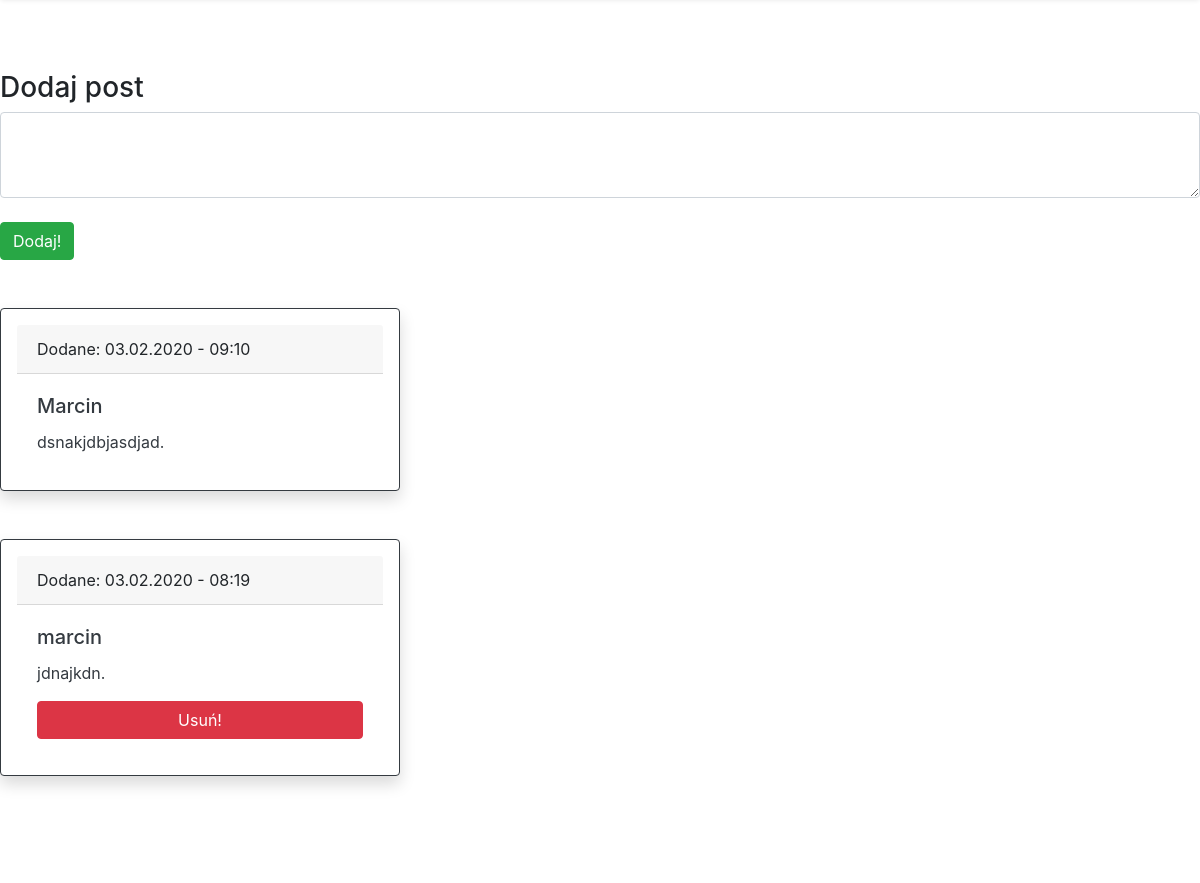
The page /loggedin/ (signed in, middle part) on the database as committed earlier.
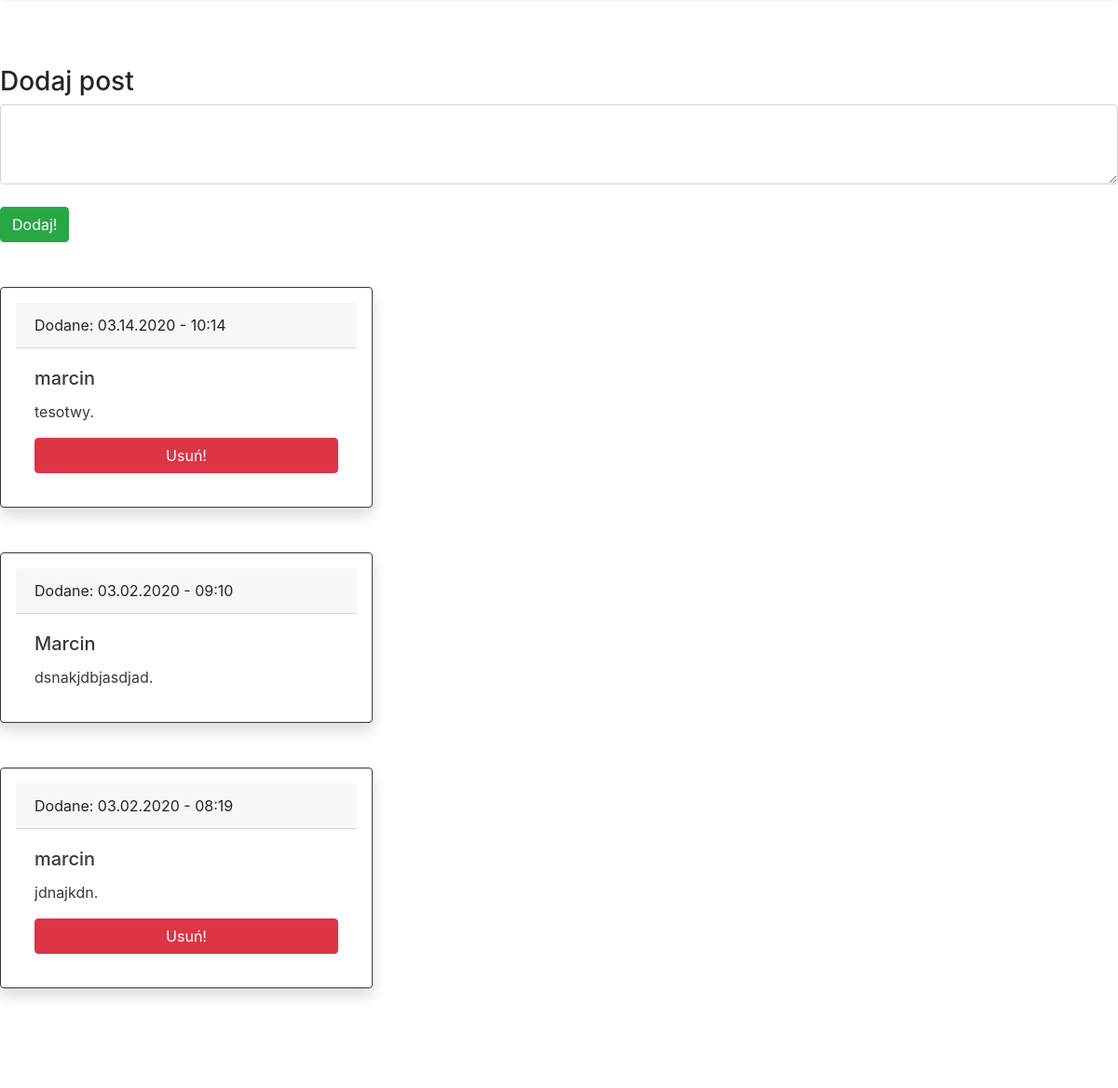
The same page on the database as committed later.
### logged/models.py (models this page shows, shortened)
class Post(models.Model):
    author = models.CharField(max_length=256, default='None')
    text = models.TextField()
    date = models.DateTimeField(auto_now_add=True)

### Authentication/views.py (the view, shortened to what this page needs)
# urls.py: path('loggedin/', Logedin, name='logedin'),
@login_required
def Logedin(request):
    if request.method == 'GET':
        families = Family.objects.filter()
        my_families = [] # families that I belong to
        events = Event.objects.all()# all database events
        members_of_my_families = []
        events_in_my_families = []
        for family in families:
            for member in family.members.all():
                if str(member) == str(request.user.username):
                    my_families.append(family)
        for family in my_families:
            for member in family.members.all():
                members_of_my_families.append(member.member)
        members_of_my_families = list(dict.fromkeys(members_of_my_families))
        for event in events:
            if event.author in members_of_my_families:
                events_in_my_families.append(event)
        events_in_my_families = list(dict.fromkeys(events_in_my_families))
        for event_in_family in events_in_my_families:
            if event_in_family.month < datetime.datetime.now().month:
                event_in_family.this_year = datetime.datetime(datetime.datetime.now().year + 1, event_in_family.month,
                                                              event_in_family.month)
            elif event_in_family.month > datetime.datetime.now().month:
                event_in_family.this_year = datetime.datetime(datetime.datetime.now().year,
                                                              event_in_family.month,
                                                              event_in_family.month)
        sorted_events = sorted(events_in_my_families, key=attrgetter('this_year'))
        posts = Post.objects.all().order_by('-date') #all posts
        posts_in_my_families = []
        for post in posts:
            if post.author in members_of_my_families:
                posts_in_my_families.append(post)
        posts_in_my_families = list(dict.fromkeys(posts_in_my_families))
        photos = Photo.objects.all().order_by('-date')  # all photos
        photos_in_my_families = []
        for photo in photos:
            if photo.author in members_of_my_families:
                photos_in_my_families.append(photo)
        photos_in_my_families = list(dict.fromkeys(photos_in_my_families))
        return render(request, 'Authentication/loggedin.html',{'my_families':my_families, 'events_in_my_families':sorted_events, 'members_of_my_families':members_of_my_families,'posts_in_my_families':posts_in_my_families,'photos_in_my_families':photos_in_my_families})

### Authentication/models.py (called while the page is built)
    def __str__(self):
        return self.member

### Authentication/templatetags/filters.py (called while the page is built)
@register.filter(name='month')
def month(value):
    result = None
    if value == 1:
        result = 'styczeń'
    if value == 2:
        result = 'luty'
    if value == 3:
        result = 'marzec'
    if value == 4:
        result = 'kwiecień'
    if value == 5:
        result = 'maj'
    if value == 6:
        result = 'czerwiec'
    if value == 7:
        result = 'lipiec'
    if value == 8:
        result = 'sierpień'
    if value == 9:
        result = 'wrzesień'
    if value == 10:
        result = 'październik'
    if value == 11:
        result = 'listopad'
    if value == 12:
        result = 'grudzień'
    return result

### Authentication/templates/Authentication/loggedin.html (shortened to what this page needs)
{% extends 'Authentication/base.html' %}
{% load filters %}
{% block content %}
{% if not my_families%}
<h2>Czas dołączyć do jakiejś rodziny</h2> <br>
<h4>Stwórz jako pierwszy swoją rodzię lub poproś osobę która zaprosiła Cię do Familiara o ID rodziny do której chciałbyś dołączyć</h4><br><br>
    <a href="{% url 'createfamily'%}" class="btn btn-primary btn-block">Stwórz rodzinę</a><br>
    <a href="{% url 'joinfamily'%}" class="btn btn-primary btn-block">Dołącz do istniejące rodziny</a><br>
{% else %}
<h3>Nadchodzące wydarzenia:</h3><br>
{% for event in events_in_my_families %}
<br>
{% endfor %}
<dvi>
    <div>
        <form method="POST">
            <h3>Dodaj post</h3>
           <textarea name='send_post' id='send_post' rows="3" cols="50" class="form-control"></textarea><br>
           <button type="submit" class="btn btn-success">Dodaj!</button>
        </form>
    </div>
 <br><br>
    <div>
        {% if posts_in_my_families %}
            {% for post in posts_in_my_families %}
            <div class="card border-dark mb-3 shadow p-3 mb-5 bg-white rounded" style="max-width: 25rem;">
              <div class="card-header">Dodane: {{post.date |date:"m.d.Y - h:i"}}</div>
              <div class="card-body text-dark">
                <h5 class="card-title">{{ post.author }}</h5>
                <p class="card-text">{{ post.text }}.</p>
                  {% if post.author == user.username %}
                    <form method="POST">
                       <button type="submit" class="btn btn-danger btn-block">Usuń!</button>
                    </form>
                  {% endif %}
              </div>
            </div>
                 {% endfor %}
        {% else %}
        <h2>Nikt z Twoich rodzin nie dodał jeszcze posta, bądź pierwszy!</h2>
        {% endif %}
    </div>
<br>
<br>
{% if photos_in_my_families %}
<div style="max-height:70vh;overflow:scroll;overflow-x: hidden;">
<div class="row justify-content-md-center">
</div>
</div>
<br><br>
{% endif %}
{% endif %}
{% endblock %}

Rows that differ between the two databases and show on the page:
added Post: date "03.14.2020 - 10:14", author "marcin", text "tesotwy"
